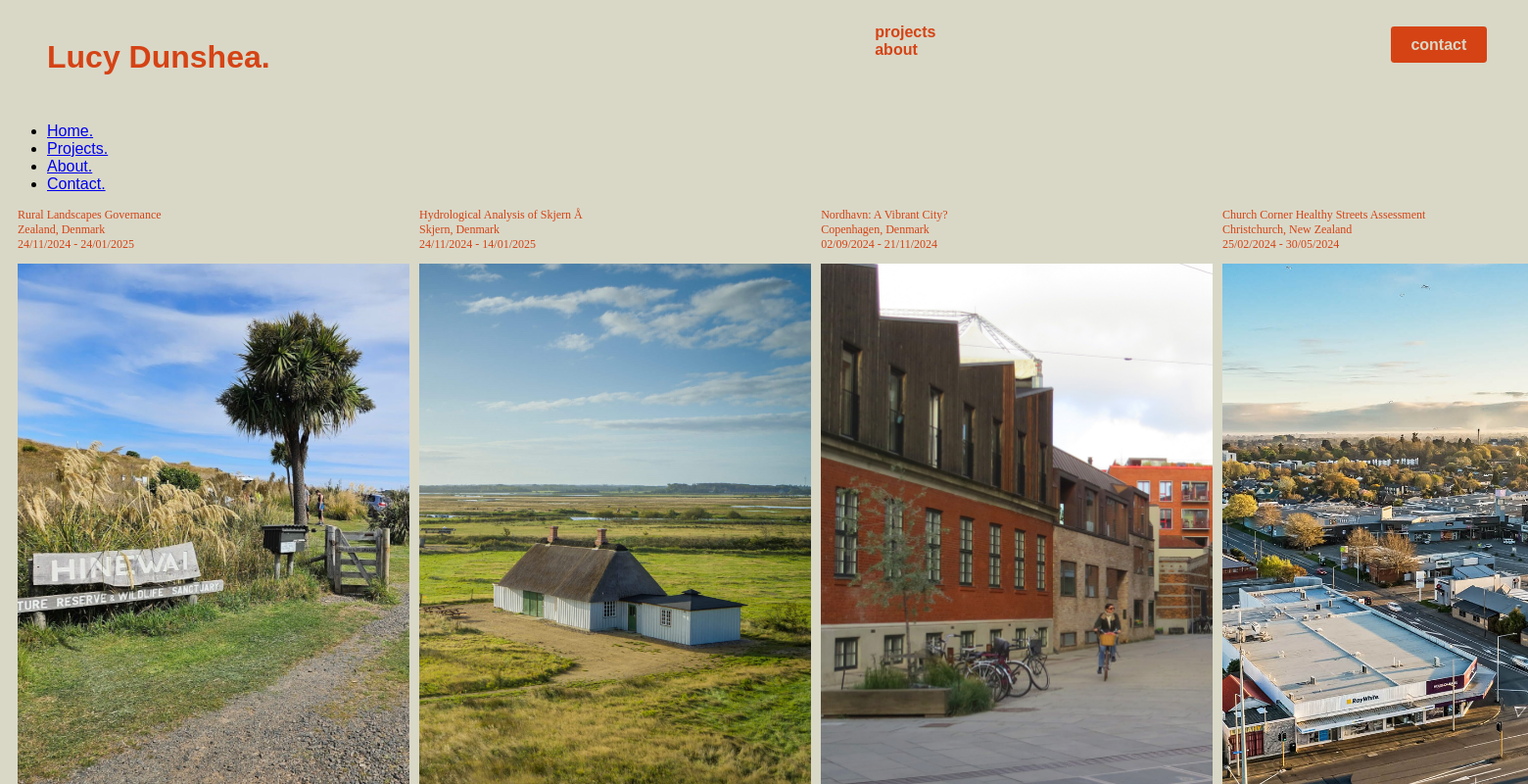
The app's page /projects/, older data.
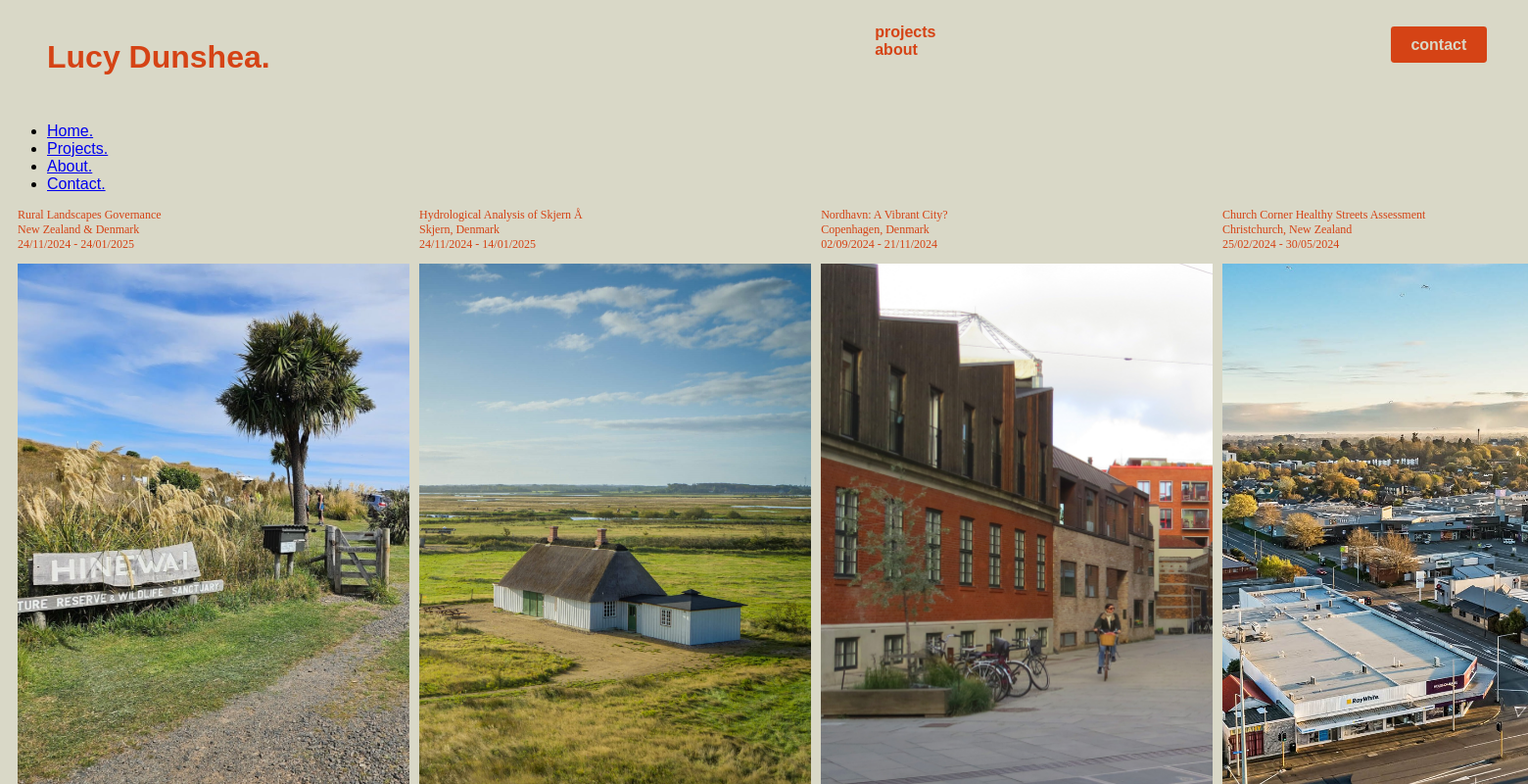
The same page, newer data.
### portfolio/models.py (models this page shows, shortened)
class Project(models.Model):
    CATEGORIES = [
        ('Urban_Design', 'Urban Design'),
        ('GIS', 'GIS'),
        ('Climate_Resilience', 'Climate Resilience'),
        ('Geography', 'Geography'),
    ]
    title = models.CharField(max_length=200)
    short_description = models.CharField(max_length=200, null=True, blank=True)
    description = RichTextField(config_name='awesome_ckeditor', null=True, blank=True)
    location = models.CharField(max_length=200, null=True, blank=True)
    category = MultiSelectField(choices=CATEGORIES)
    technologies = models.CharField(max_length=300)
    mini_map = models.ImageField(upload_to='project_images/', blank=True, null=True)
    image = models.ImageField(upload_to='project_images/')
    detail_image = models.ImageField(upload_to='project_images/', blank=True, null=True)
    created_at = models.DateTimeField(auto_now_add=True)
    start_date = models.DateField(blank=True, null=True)
    end_date = models.DateField(blank=True, null=True)
    pdf = models.FileField(upload_to='project_pdfs/', blank=True, null=True)
    slug = models.SlugField(default="", null=False)

### portfolio/views.py (the view)
# urls.py: path('projects/', views.projects, name='projects'),
def projects(request):
   return TemplateResponse(request, 'portfolio/projects.html', {
       'projects': Project.objects.all().order_by('-end_date'),
   })

### portfolio/templates/portfolio/projects.html
{% extends 'portfolio/base.html' %}
{% block content %}
{% load static %}
<div class="projects-section">
    <div class="projects-section__container">
        <div class="projects-section__project">
                {% for project in projects %}
                <div class="projects-section__project-card" data-type="{{ project.category }}">
                    <p class="projects-section__info">{{ project.title }}<br>{{ project.location }}<br>{{ project.start_date|date:"d/m/Y" }} - {{ project.end_date|date:"d/m/Y" }}
                        </p>
                    <a class="projects-section__project-detail-link" href="{% url 'project_detail' project.slug %}">
                        {% if project.image %}
                        <div class="projects-section__project-card">
                            <img src="{{ project.image.url }}" class="projects-section__item-image" alt="{{ project.title }}">
                        </div>
                        {% endif %}
                    </a>
                </div>
                {% endfor %}
        </div>
        </div>
        </div>
{% endblock %}

Row changes from the older to the newer data that the page shows:
changed Project "Rural Landscapes Governance": location "Zealand, Denmark" → "New Zealand & Denmark"
